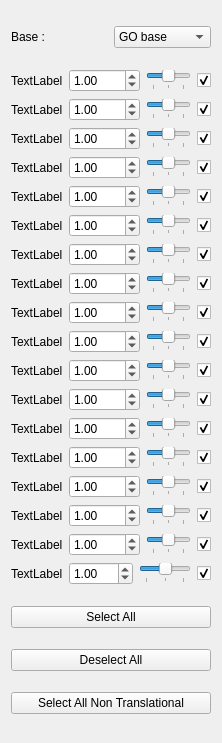
   <widget class="QWidget" name="layoutWidget">
    <property name="geometry">
     <rect>
      <x>70</x>
      <y>30</y>
      <width>222</width>
      <height>743</height>
     </rect>
    </property>
    <layout class="QVBoxLayout" name="verticalLayout_4">
     <item>
      <layout class="QHBoxLayout" name="horizontalLayout_28">
       <item>
        <widget class="QLabel" name="label_11">
         <property name="text">
          <string>Base :</string>
         </property>
        </widget>
       </item>
       <item>
        <widget class="QComboBox" name="Base_box">
         <property name="currentIndex">
          <number>2</number>
         </property>
         <item>
          <property name="text">
           <string>Voltages</string>
          </property>
         </item>
         <item>
          <property name="text">
           <string>Zernikes</string>
          </property>
         </item>
         <item>
          <property name="text">
           <string>GO base</string>
          </property>
         </item>
        </widget>
       </item>
      </layout>
     </item>
     <item>
      <layout class="QVBoxLayout" name="verticalLayout">
       <item>
        <layout class="QHBoxLayout" name="horizontalLayout_2">
         <item>
          <widget class="QLabel" name="Ab_thumb_0">
           <property name="text">
            <string>TextLabel</string>
           </property>
          </widget>
         </item>
         <item>
          <widget class="QDoubleSpinBox" name="Ab_lim_box_0">
           <property name="minimum">
            <double>0.000000000000000</double>
           </property>
           <property name="maximum">
            <double>1000.000000000000000</double>
           </property>
           <property name="singleStep">
            <double>0.500000000000000</double>
           </property>
           <property name="value">
            <double>1.000000000000000</double>
           </property>
          </widget>
         </item>
         <item>
          <widget class="QSlider" name="Ab_val_slid_0">
           <property name="minimum">
            <number>-1000</number>
           </property>
           <property name="maximum">
            <number>1000</number>
           </property>
           <property name="orientation">
            <enum>Qt::Horizontal</enum>
           </property>
           <property name="tickPosition">
            <enum>QSlider::TicksBelow</enum>
           </property>
           <property name="tickInterval">
            <number>1000</number>
           </property>
          </widget>
         </item>
         <item>
          <widget class="QCheckBox" name="Ab_tick_0">
           <property name="text">
            <string/>
           </property>
           <property name="checked">
            <bool>true</bool>
           </property>
          </widget>
         </item>
        </layout>
       </item>
       <item>
        <layout class="QHBoxLayout" name="horizontalLayout_30">
         <item>
          <widget class="QLabel" name="Ab_thumb_1">
           <property name="text">
            <string>TextLabel</string>
           </property>
          </widget>
         </item>
         <item>
          <widget class="QDoubleSpinBox" name="Ab_lim_box_1">
           <property name="minimum">
            <double>0.000000000000000</double>
           </property>
           <property name="maximum">
            <double>1000.000000000000000</double>
           </property>
           <property name="singleStep">
            <double>0.500000000000000</double>
           </property>
           <property name="value">
            <double>1.000000000000000</double>
           </property>
          </widget>
         </item>
         <item>
          <widget class="QSlider" name="Ab_val_slid_1">
           <property name="minimum">
            <number>-1000</number>
           </property>
           <property name="maximum">
            <number>1000</number>
           </property>
           <property name="orientation">
            <enum>Qt::Horizontal</enum>
           </property>
           <property name="tickPosition">
            <enum>QSlider::TicksBelow</enum>
           </property>
           <property name="tickInterval">
            <number>1000</number>
           </property>
          </widget>
         </item>
         <item>
          <widget class="QCheckBox" name="Ab_tick_1">
           <property name="text">
            <string/>
           </property>
           <property name="checked">
            <bool>true</bool>
           </property>
          </widget>
         </item>
        </layout>
       </item>
       <item>
        <layout class="QHBoxLayout" name="horizontalLayout_3">
         <item>
          <widget class="QLabel" name="Ab_thumb_2">
           <property name="text">
            <string>TextLabel</string>
           </property>
          </widget>
         </item>
         <item>
          <widget class="QDoubleSpinBox" name="Ab_lim_box_2">
           <property name="minimum">
            <double>0.000000000000000</double>
           </property>
           <property name="maximum">
            <double>1000.000000000000000</double>
           </property>
           <property name="singleStep">
            <double>0.500000000000000</double>
           </property>
           <property name="value">
            <double>1.000000000000000</double>
           </property>
          </widget>
         </item>
         <item>
          <widget class="QSlider" name="Ab_val_slid_2">
           <property name="minimum">
            <number>-1000</number>
           </property>
           <property name="maximum">
            <number>1000</number>
           </property>
           <property name="orientation">
            <enum>Qt::Horizontal</enum>
           </property>
           <property name="tickPosition">
            <enum>QSlider::TicksBelow</enum>
           </property>
           <property name="tickInterval">
            <number>1000</number>
           </property>
          </widget>
         </item>
         <item>
          <widget class="QCheckBox" name="Ab_tick_2">
           <property name="text">
            <string/>
           </property>
           <property name="checked">
            <bool>true</bool>
           </property>
          </widget>
         </item>
        </layout>
       </item>
       <item>
        <layout class="QHBoxLayout" name="horizontalLayout_4">
         <item>
          <widget class="QLabel" name="Ab_thumb_3">
           <property name="text">
            <string>TextLabel</string>
           </property>
          </widget>
         </item>
         <item>
          <widget class="QDoubleSpinBox" name="Ab_lim_box_3">
           <property name="minimum">
            <double>0.000000000000000</double>
           </property>
           <property name="maximum">
            <double>1000.000000000000000</double>
           </property>
           <property name="singleStep">
            <double>0.500000000000000</double>
           </property>
           <property name="value">
            <double>1.000000000000000</double>
           </property>
          </widget>
         </item>
         <item>
          <widget class="QSlider" name="Ab_val_slid_3">
           <property name="minimum">
            <number>-1000</number>
           </property>
           <property name="maximum">
            <number>1000</number>
           </property>
           <property name="orientation">
            <enum>Qt::Horizontal</enum>
           </property>
           <property name="tickPosition">
            <enum>QSlider::TicksBelow</enum>
           </property>
           <property name="tickInterval">
            <number>1000</number>
           </property>
          </widget>
         </item>
         <item>
          <widget class="QCheckBox" name="Ab_tick_3">
           <property name="text">
            <string/>
           </property>
           <property name="checked">
            <bool>true</bool>
           </property>
          </widget>
         </item>
        </layout>
       </item>
       <item>
        <layout class="QHBoxLayout" name="horizontalLayout_5">
         <item>
          <widget class="QLabel" name="Ab_thumb_4">
           <property name="text">
            <string>TextLabel</string>
           </property>
          </widget>
         </item>
         <item>
          <widget class="QDoubleSpinBox" name="Ab_lim_box_4">
           <property name="minimum">
            <double>0.000000000000000</double>
           </property>
           <property name="maximum">
            <double>1000.000000000000000</double>
           </property>
           <property name="singleStep">
            <double>0.500000000000000</double>
           </property>
           <property name="value">
            <double>1.000000000000000</double>
           </property>
          </widget>
         </item>
         <item>
          <widget class="QSlider" name="Ab_val_slid_4">
           <property name="minimum">
            <number>-1000</number>
           </property>
           <property name="maximum">
            <number>1000</number>
           </property>
           <property name="orientation">
            <enum>Qt::Horizontal</enum>
           </property>
           <property name="tickPosition">
            <enum>QSlider::TicksBelow</enum>
           </property>
           <property name="tickInterval">
            <number>1000</number>
           </property>
          </widget>
         </item>
         <item>
          <widget class="QCheckBox" name="Ab_tick_4">
           <property name="text">
            <string/>
           </property>
           <property name="checked">
            <bool>true</bool>
           </property>
          </widget>
         </item>
        </layout>
       </item>
       <item>
        <layout class="QHBoxLayout" name="horizontalLayout_6">
         <item>
          <widget class="QLabel" name="Ab_thumb_5">
           <property name="text">
            <string>TextLabel</string>
           </property>
          </widget>
         </item>
         <item>
          <widget class="QDoubleSpinBox" name="Ab_lim_box_5">
           <property name="minimum">
            <double>0.000000000000000</double>
           </property>
           <property name="maximum">
            <double>1000.000000000000000</double>
           </property>
           <property name="singleStep">
            <double>0.500000000000000</double>
           </property>
           <property name="value">
            <double>1.000000000000000</double>
           </property>
          </widget>
         </item>
         <item>
          <widget class="QSlider" name="Ab_val_slid_5">
           <property name="minimum">
            <number>-1000</number>
           </property>
           <property name="maximum">
            <number>1000</number>
           </property>
           <property name="orientation">
            <enum>Qt::Horizontal</enum>
           </property>
           <property name="tickPosition">
            <enum>QSlider::TicksBelow</enum>
           </property>
           <property name="tickInterval">
            <number>1000</number>
           </property>
          </widget>
         </item>
         <item>
          <widget class="QCheckBox" name="Ab_tick_5">
           <property name="text">
            <string/>
           </property>
           <property name="checked">
            <bool>true</bool>
           </property>
          </widget>
         </item>
        </layout>
       </item>
       <item>
        <layout class="QHBoxLayout" name="horizontalLayout_7">
         <item>
          <widget class="QLabel" name="Ab_thumb_6">
           <property name="text">
            <string>TextLabel</string>
           </property>
          </widget>
         </item>
         <item>
          <widget class="QDoubleSpinBox" name="Ab_lim_box_6">
           <property name="minimum">
            <double>0.000000000000000</double>
           </property>
           <property name="maximum">
            <double>1000.000000000000000</double>
           </property>
           <property name="singleStep">
            <double>0.500000000000000</double>
           </property>
           <property name="value">
            <double>1.000000000000000</double>
           </property>
          </widget>
         </item>
         <item>
          <widget class="QSlider" name="Ab_val_slid_6">
           <property name="minimum">
            <number>-1000</number>
           </property>
           <property name="maximum">
            <number>1000</number>
           </property>
           <property name="orientation">
            <enum>Qt::Horizontal</enum>
           </property>
           <property name="tickPosition">
            <enum>QSlider::TicksBelow</enum>
           </property>
           <property name="tickInterval">
            <number>1000</number>
           </property>
          </widget>
         </item>
         <item>
          <widget class="QCheckBox" name="Ab_tick_6">
           <property name="text">
            <string/>
           </property>
           <property name="checked">
            <bool>true</bool>
           </property>
          </widget>
         </item>
        </layout>
       </item>
       <item>
        <layout class="QHBoxLayout" name="horizontalLayout_8">
         <item>
          <widget class="QLabel" name="Ab_thumb_7">
           <property name="text">
            <string>TextLabel</string>
           </property>
          </widget>
         </item>
         <item>
          <widget class="QDoubleSpinBox" name="Ab_lim_box_7">
           <property name="minimum">
            <double>0.000000000000000</double>
           </property>
           <property name="maximum">
            <double>1000.000000000000000</double>
           </property>
           <property name="singleStep">
            <double>0.500000000000000</double>
           </property>
           <property name="value">
            <double>1.000000000000000</double>
           </property>
          </widget>
         </item>
         <item>
          <widget class="QSlider" name="Ab_val_slid_7">
           <property name="minimum">
            <number>-1000</number>
           </property>
           <property name="maximum">
            <number>1000</number>
           </property>
           <property name="orientation">
            <enum>Qt::Horizontal</enum>
           </property>
           <property name="tickPosition">
            <enum>QSlider::TicksBelow</enum>
           </property>
           <property name="tickInterval">
            <number>1000</number>
           </property>
          </widget>
         </item>
         <item>
          <widget class="QCheckBox" name="Ab_tick_7">
           <property name="text">
            <string/>
           </property>
           <property name="checked">
            <bool>true</bool>
           </property>
          </widget>
         </item>
        </layout>
       </item>
       <item>
        <layout class="QHBoxLayout" name="horizontalLayout_9">
         <item>
          <widget class="QLabel" name="Ab_thumb_8">
           <property name="text">
            <string>TextLabel</string>
           </property>
          </widget>
         </item>
         <item>
          <widget class="QDoubleSpinBox" name="Ab_lim_box_8">
           <property name="minimum">
            <double>0.000000000000000</double>
           </property>
           <property name="maximum">
            <double>1000.000000000000000</double>
           </property>
           <property name="singleStep">
            <double>0.500000000000000</double>
           </property>
           <property name="value">
            <double>1.000000000000000</double>
           </property>
          </widget>
         </item>
         <item>
          <widget class="QSlider" name="Ab_val_slid_8">
           <property name="minimum">
            <number>-1000</number>
           </property>
           <property name="maximum">
            <number>1000</number>
           </property>
           <property name="orientation">
            <enum>Qt::Horizontal</enum>
           </property>
           <property name="tickPosition">
            <enum>QSlider::TicksBelow</enum>
           </property>
           <property name="tickInterval">
            <number>1000</number>
           </property>
          </widget>
         </item>
         <item>
          <widget class="QCheckBox" name="Ab_tick_8">
           <property name="text">
            <string/>
           </property>
           <property name="checked">
            <bool>true</bool>
           </property>
          </widget>
         </item>
        </layout>
       </item>
       <item>
        <layout class="QHBoxLayout" name="horizontalLayout_10">
         <item>
          <widget class="QLabel" name="Ab_thumb_9">
           <property name="text">
            <string>TextLabel</string>
           </property>
          </widget>
         </item>
         <item>
          <widget class="QDoubleSpinBox" name="Ab_lim_box_9">
           <property name="minimum">
            <double>0.000000000000000</double>
           </property>
           <property name="maximum">
            <double>1000.000000000000000</double>
           </property>
           <property name="singleStep">
            <double>0.500000000000000</double>
           </property>
           <property name="value">
            <double>1.000000000000000</double>
           </property>
          </widget>
         </item>
         <item>
          <widget class="QSlider" name="Ab_val_slid_9">
           <property name="minimum">
            <number>-1000</number>
           </property>
           <property name="maximum">
            <number>1000</number>
           </property>
           <property name="orientation">
            <enum>Qt::Horizontal</enum>
           </property>
           <property name="tickPosition">
            <enum>QSlider::TicksBelow</enum>
           </property>
           <property name="tickInterval">
            <number>1000</number>
           </property>
          </widget>
         </item>
         <item>
          <widget class="QCheckBox" name="Ab_tick_9">
           <property name="text">
            <string/>
           </property>
           <property name="checked">
            <bool>true</bool>
           </property>
          </widget>
         </item>
        </layout>
       </item>
       <item>
        <layout class="QHBoxLayout" name="horizontalLayout_11">
         <item>
          <widget class="QLabel" name="Ab_thumb_10">
           <property name="text">
            <string>TextLabel</string>
           </property>
          </widget>
         </item>
         <item>
          <widget class="QDoubleSpinBox" name="Ab_lim_box_10">
           <property name="minimum">
            <double>0.000000000000000</double>
           </property>
           <property name="maximum">
            <double>1000.000000000000000</double>
           </property>
           <property name="singleStep">
            <double>0.500000000000000</double>
           </property>
           <property name="value">
            <double>1.000000000000000</double>
           </property>
          </widget>
         </item>
         <item>
          <widget class="QSlider" name="Ab_val_slid_10">
           <property name="minimum">
            <number>-1000</number>
           </property>
           <property name="maximum">
            <number>1000</number>
           </property>
           <property name="orientation">
            <enum>Qt::Horizontal</enum>
           </property>
           <property name="tickPosition">
            <enum>QSlider::TicksBelow</enum>
           </property>
           <property name="tickInterval">
            <number>1000</number>
           </property>
          </widget>
         </item>
         <item>
          <widget class="QCheckBox" name="Ab_tick_10">
           <property name="text">
            <string/>
           </property>
           <property name="checked">
            <bool>true</bool>
           </property>
          </widget>
         </item>
        </layout>
       </item>
       <item>
        <layout class="QHBoxLayout" name="horizontalLayout_12">
         <item>
          <widget class="QLabel" name="Ab_thumb_11">
           <property name="text">
            <string>TextLabel</string>
           </property>
          </widget>
         </item>
         <item>
          <widget class="QDoubleSpinBox" name="Ab_lim_box_11">
           <property name="minimum">
            <double>0.000000000000000</double>
           </property>
           <property name="maximum">
            <double>1000.000000000000000</double>
           </property>
           <property name="singleStep">
            <double>0.500000000000000</double>
           </property>
           <property name="value">
            <double>1.000000000000000</double>
           </property>
          </widget>
         </item>
         <item>
          <widget class="QSlider" name="Ab_val_slid_11">
           <property name="minimum">
            <number>-1000</number>
           </property>
           <property name="maximum">
            <number>1000</number>
           </property>
           <property name="orientation">
            <enum>Qt::Horizontal</enum>
           </property>
           <property name="tickPosition">
            <enum>QSlider::TicksBelow</enum>
           </property>
           <property name="tickInterval">
            <number>1000</number>
           </property>
          </widget>
         </item>
         <item>
          <widget class="QCheckBox" name="Ab_tick_11">
           <property name="text">
            <string/>
           </property>
           <property name="checked">
            <bool>true</bool>
           </property>
          </widget>
         </item>
        </layout>
       </item>
       <item>
        <layout class="QHBoxLayout" name="horizontalLayout_13">
         <item>
          <widget class="QLabel" name="Ab_thumb_12">
           <property name="text">
            <string>TextLabel</string>
           </property>
          </widget>
         </item>
         <item>
          <widget class="QDoubleSpinBox" name="Ab_lim_box_12">
           <property name="minimum">
            <double>0.000000000000000</double>
           </property>
           <property name="maximum">
            <double>1000.000000000000000</double>
           </property>
           <property name="singleStep">
            <double>0.500000000000000</double>
           </property>
           <property name="value">
            <double>1.000000000000000</double>
           </property>
          </widget>
         </item>
         <item>
          <widget class="QSlider" name="Ab_val_slid_12">
           <property name="minimum">
            <number>-1000</number>
           </property>
           <property name="maximum">
            <number>1000</number>
           </property>
           <property name="orientation">
            <enum>Qt::Horizontal</enum>
           </property>
           <property name="tickPosition">
            <enum>QSlider::TicksBelow</enum>
           </property>
           <property name="tickInterval">
            <number>1000</number>
           </property>
          </widget>
         </item>
         <item>
          <widget class="QCheckBox" name="Ab_tick_12">
           <property name="text">
            <string/>
           </property>
           <property name="checked">
            <bool>true</bool>
           </property>
          </widget>
         </item>
        </layout>
       </item>
       <item>
        <layout class="QHBoxLayout" name="horizontalLayout_14">
         <item>
          <widget class="QLabel" name="Ab_thumb_13">
           <property name="text">
            <string>TextLabel</string>
           </property>
          </widget>
         </item>
         <item>
          <widget class="QDoubleSpinBox" name="Ab_lim_box_13">
           <property name="minimum">
            <double>0.000000000000000</double>
           </property>
           <property name="maximum">
            <double>1000.000000000000000</double>
           </property>
           <property name="singleStep">
            <double>0.500000000000000</double>
           </property>
           <property name="value">
            <double>1.000000000000000</double>
           </property>
          </widget>
         </item>
         <item>
          <widget class="QSlider" name="Ab_val_slid_13">
           <property name="minimum">
            <number>-1000</number>
           </property>
           <property name="maximum">
            <number>1000</number>
           </property>
           <property name="orientation">
            <enum>Qt::Horizontal</enum>
           </property>
           <property name="tickPosition">
            <enum>QSlider::TicksBelow</enum>
           </property>
           <property name="tickInterval">
            <number>1000</number>
           </property>
          </widget>
         </item>
         <item>
          <widget class="QCheckBox" name="Ab_tick_13">
           <property name="text">
            <string/>
           </property>
           <property name="checked">
            <bool>true</bool>
           </property>
          </widget>
         </item>
        </layout>
       </item>
       <item>
        <layout class="QHBoxLayout" name="horizontalLayout_15">
         <item>
          <widget class="QLabel" name="Ab_thumb_14">
           <property name="text">
            <string>TextLabel</string>
           </property>
          </widget>
         </item>
         <item>
          <widget class="QDoubleSpinBox" name="Ab_lim_box_14">
           <property name="minimum">
            <double>0.000000000000000</double>
           </property>
           <property name="maximum">
            <double>1000.000000000000000</double>
           </property>
           <property name="singleStep">
            <double>0.500000000000000</double>
           </property>
           <property name="value">
            <double>1.000000000000000</double>
           </property>
          </widget>
         </item>
         <item>
          <widget class="QSlider" name="Ab_val_slid_14">
           <property name="minimum">
            <number>-1000</number>
           </property>
           <property name="maximum">
            <number>1000</number>
           </property>
           <property name="orientation">
            <enum>Qt::Horizontal</enum>
           </property>
           <property name="tickPosition">
            <enum>QSlider::TicksBelow</enum>
           </property>
           <property name="tickInterval">
            <number>1000</number>
           </property>
          </widget>
         </item>
         <item>
          <widget class="QCheckBox" name="Ab_tick_14">
           <property name="text">
            <string/>
           </property>
           <property name="checked">
            <bool>true</bool>
           </property>
          </widget>
         </item>
        </layout>
       </item>
       <item>
        <layout class="QHBoxLayout" name="horizontalLayout_16">
         <item>
          <widget class="QLabel" name="Ab_thumb_15">
           <property name="text">
            <string>TextLabel</string>
           </property>
          </widget>
         </item>
         <item>
          <widget class="QDoubleSpinBox" name="Ab_lim_box_15">
           <property name="minimum">
            <double>0.000000000000000</double>
           </property>
           <property name="maximum">
            <double>1000.000000000000000</double>
           </property>
           <property name="singleStep">
            <double>0.500000000000000</double>
           </property>
           <property name="value">
            <double>1.000000000000000</double>
           </property>
          </widget>
         </item>
         <item>
          <widget class="QSlider" name="Ab_val_slid_15">
           <property name="minimum">
            <number>-1000</number>
           </property>
           <property name="maximum">
            <number>1000</number>
           </property>
           <property name="orientation">
            <enum>Qt::Horizontal</enum>
           </property>
           <property name="tickPosition">
            <enum>QSlider::TicksBelow</enum>
           </property>
           <property name="tickInterval">
            <number>1000</number>
           </property>
          </widget>
         </item>
         <item>
          <widget class="QCheckBox" name="Ab_tick_15">
           <property name="text">
            <string/>
           </property>
           <property name="checked">
            <bool>true</bool>
           </property>
          </widget>
         </item>
        </layout>
       </item>
       <item>
        <layout class="QHBoxLayout" name="horizontalLayout_17">
         <item>
          <widget class="QLabel" name="Ab_thumb_16">
           <property name="text">
            <string>TextLabel</string>
           </property>
          </widget>
         </item>
         <item>
          <widget class="QDoubleSpinBox" name="Ab_lim_box_16">
           <property name="minimum">
            <double>0.000000000000000</double>
           </property>
           <property name="maximum">
            <double>1000.000000000000000</double>
           </property>
           <property name="singleStep">
            <double>0.500000000000000</double>
           </property>
           <property name="value">
            <double>1.000000000000000</double>
           </property>
          </widget>
         </item>
         <item>
          <widget class="QSlider" name="Ab_val_slid_16">
           <property name="minimum">
            <number>-1000</number>
           </property>
           <property name="maximum">
            <number>1000</number>
           </property>
           <property name="orientation">
            <enum>Qt::Horizontal</enum>
           </property>
           <property name="tickPosition">
            <enum>QSlider::TicksBelow</enum>
           </property>
           <property name="tickInterval">
            <number>1000</number>
           </property>
          </widget>
         </item>
         <item>
          <widget class="QCheckBox" name="Ab_tick_16">
           <property name="text">
            <string/>
           </property>
           <property name="checked">
            <bool>true</bool>
           </property>
          </widget>
         </item>
        </layout>
       </item>
       <item>
        <layout class="QHBoxLayout" name="horizontalLayout_18">
         <item>
          <widget class="QLabel" name="Ab_thumb_17">
           <property name="text">
            <string>TextLabel</string>
           </property>
          </widget>
         </item>
         <item>
          <widget class="QDoubleSpinBox" name="Ab_lim_box_17">
           <property name="minimum">
            <double>0.000000000000000</double>
           </property>
           <property name="maximum">
            <double>100.000000000000000</double>
           </property>
           <property name="singleStep">
            <double>0.500000000000000</double>
           </property>
           <property name="value">
            <double>1.000000000000000</double>
           </property>
          </widget>
         </item>
         <item>
          <widget class="QSlider" name="Ab_val_slid_17">
           <property name="minimum">
            <number>-1000</number>
           </property>
           <property name="maximum">
            <number>1000</number>
           </property>
           <property name="orientation">
            <enum>Qt::Horizontal</enum>
           </property>
           <property name="tickPosition">
            <enum>QSlider::TicksBelow</enum>
           </property>
           <property name="tickInterval">
            <number>1000</number>
           </property>
          </widget>
         </item>
         <item>
          <widget class="QCheckBox" name="Ab_tick_17">
           <property name="text">
            <string/>
           </property>
           <property name="checked">
            <bool>true</bool>
           </property>
          </widget>
         </item>
        </layout>
       </item>
      </layout>
     </item>
     <item>
      <widget class="QPushButton" name="s_a_butt">
       <property name="text">
        <string>Select All</string>
       </property>
      </widget>
     </item>
     <item>
      <widget class="QPushButton" name="ds_a_butt">
       <property name="text">
        <string>Deselect All</string>
       </property>
      </widget>
     </item>
     <item>
      <widget class="QPushButton" name="s_a_nt_butt">
       <property name="text">
        <string>Select All Non Translational</string>
       </property>
      </widget>
     </item>
    </layout>
   </widget>
